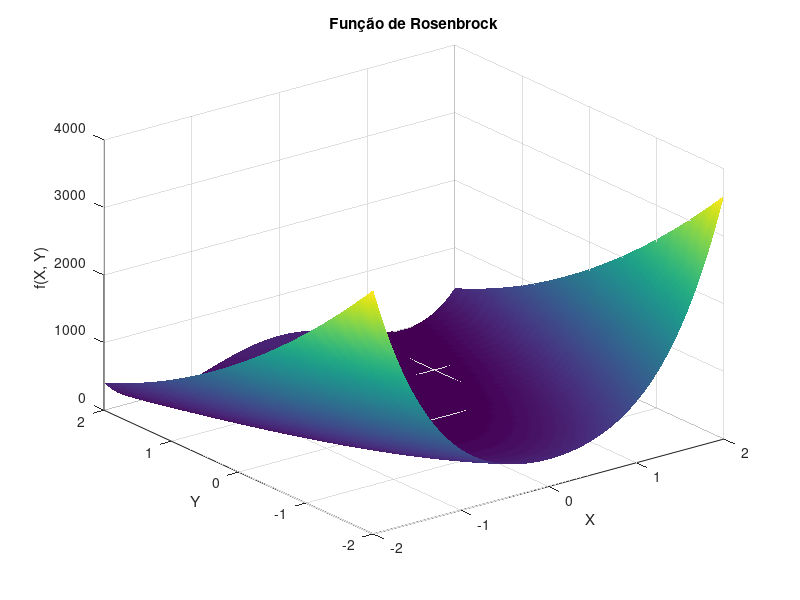

Recreate this plot in MATLAB.
% Definir parâmetros da função de Rosenbrock
a = 1;
b = 100;

% Criar uma grade de valores para x e y
x = linspace(-2, 2, 100);
y = linspace(-2, 2, 100);

[X, Y] = meshgrid(x, y);

% Calcular os valores da função de Rosenbrock para cada par (x, y)
Z = (a - X).^2 + b * (Y - X.^2).^2;

% Plotar a função de Rosenbrock em 3D
figure;
surf(X, Y, Z);
title('Função de Rosenbrock');
xlabel('X');
ylabel('Y');
zlabel('f(X, Y)');

% Adicionar uma visualização mais nítida da superfície
shading interp;
